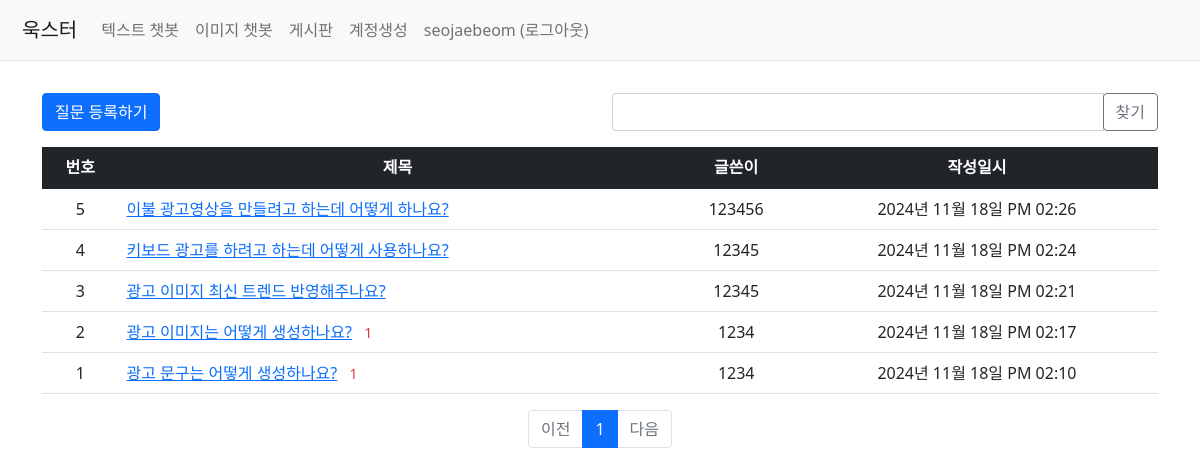
/question/list/ (signed in), run on the app's committed database.
### my_flask_app/models.py (models this page shows)
class User(db.Model, UserMixin):
    id = db.Column(db.Integer, primary_key=True)
    user_id = db.Column(db.String(150), unique=True, nullable=False)
    password = db.Column(db.String(200), nullable=False)
    email = db.Column(db.String(120), unique=True, nullable=False)

class Question(db.Model):
    id = db.Column(db.Integer, primary_key=True)
    subject = db.Column(db.String(200), nullable=False)
    content = db.Column(db.Text(), nullable=False)
    create_date = db.Column(db.DateTime(), nullable=False)
    user_id = db.Column(db.Integer, db.ForeignKey('user.id', ondelete='CASCADE'), nullable=False)
    user = db.relationship('User', backref=db.backref('question_set'))
    modify_date = db.Column(db.DateTime(), nullable=True)
    voter = db.relationship('User', secondary=question_voter, backref=db.backref('question_voter_set'))

### my_flask_app/views/question_views.py (the view, shortened to what this page needs)
@bp.route('/list/')
def _list():
    page = request.args.get('page', type=int, default=1)
    kw = request.args.get('kw', type=str, default='')
    question_list = Question.query.order_by(Question.create_date.desc())
    question_list = question_list.paginate(page=page, per_page=10)
    return render_template('question/question_list.html', question_list=question_list, page=page, kw=kw)

### my_flask_app/filter.py (called while the page is built)
def format_datetime(value, fmt='%Y년 %m월 %d일 %p %I:%M'):
    return value.strftime(fmt)

### my_flask_app/templates/question/question_list.html (shortened to what this page needs)
{% extends 'base.html' %}
{% block content %}
<div class="container my-3">
    <div class="row my-3">
        <div class="col-6">
            <a href="{{ url_for('question.create') }}" class="btn btn-primary">질문 등록하기</a>
        </div>
        <div class="col-6">
            <div class="input-group">
                <input type="text" id="search_kw" class="form-control" value="{{ kw or '' }}">
                <div class="input-group-append">
                    <button class="btn btn-outline-secondary" type="button" id="btn_search">찾기</button>
                </div>
            </div>
        </div>
    </div>
    <table class="table">
        <thead>
        <tr class="text-center table-dark">
            <th>번호</th>
            <th style="width:50%">제목</th>
            <th>글쓴이</th>
            <th>작성일시</th>
        </tr>
        </thead>
        <tbody>
        {% if question_list %}
        {% for question in question_list.items %}
        <tr class="text-center">
            <td>{{ question_list.total - ((question_list.page-1) * question_list.per_page) - loop.index0 }}</td>
            <td class="text-start">
                <a href="{{ url_for('question.detail', question_id=question.id) }}">{{ question.subject }}</a>
                {% if question.answer_set|length > 0 %}
                <span class="text-danger small mx-2">{{ question.answer_set|length }}</span>
                {% endif %}
            </td>
            <td>{{ question.user.user_id }}</td>
            <td>{{ question.create_date|datetime }}</td>
        </tr>
        {% endfor %}
        {% else %}
        <tr>
            <td colspan="3">질문이 없습니다.</td>
        </tr>
        {% endif %}
        </tbody>
    </table>
    <ul class="pagination justify-content-center">
        {% if question_list.has_prev %}
        <li class="page-item">
            <a class="page-link" data-page="{{ question_list.prev_num }}" href="javascript:void(0)">이전</a>
        </li>
        {% else %}
        <li class="page-item disabled">
            <a class="page-link" tabindex="-1" aria-disabled="true" href="javascript:void(0)">이전</a>
        </li>
        {% endif %}
        {% for page_num in question_list.iter_pages() %}
        {% if page_num %}
        {% if page_num != question_list.page %}
        <li class="page-item">
            <a class="page-link" data-page="{{ page_num }}" href="javascript:void(0)">{{ page_num }}</a>
        </li>
        {% else %}
        <li class="page-item active" aria-current="page">
            <a class="page-link" href="javascript:void(0)">{{ page_num }}</a>
        </li>
        {% endif %}
        {% else %}
        <li class="disabled">
            <a class="page-link" href="javascript:void(0)">...</a>
        </li>
        {% endif %}
        {% endfor %}
        {% if question_list.has_next %}
        <li class="page-item">
            <a class="page-link" data-page="{{ question_list.next_num }}" href="javascript:void(0)">다음</a>
        </li>
        {% else %}
        <li class="page-item disabled">
            <a class="page-link" tabindex="-1" aria-disabled="true" href="javascript:void(0)">다음</a>
        </li>
        {% endif %}
    </ul>
</div>
{% endblock %}

### my_flask_app/templates/base.html (shortened to what this page needs)
<!DOCTYPE html>
<html lang="ko">
  <head>
    <link
      rel="stylesheet"
      href="{{ url_for('static', filename='bootstrap.min.css') }}"
    />
    <link
      rel="stylesheet"
      href="{{ url_for('static', filename='style.css') }}"
    />
  </head>
  <body>
    <nav class="navbar navbar-expand-lg navbar-light bg-light border-bottom">
      <div class="container-fluid">
        <a class="navbar-brand" href="{{ url_for('main.index') }}">욱스터</a>
        <div class="collapse navbar-collapse" id="navbarSupportedContent">
          <ul class="navbar-nav me-auto mb-2 mb-lg-0">
            <li class="nav-item">
              <a class="nav-link" href="{{ url_for('chat.chat') }}"
                >텍스트 챗봇</a
              >
            </li>
            <li class="nav-item">
              <a class="nav-link" href="{{ url_for('image.image') }}"
                >이미지 챗봇</a
              >
            </li>
            <li class="nav-item">
              <a class="nav-link" href="{{ url_for('question._list') }}"
                >게시판</a
              >
            </li>
            <li class="nav-item">
              <a class="nav-link" href="{{ url_for('auth.signup') }}"
                >계정생성</a
              >
            </li>
            <li class="nav-item">
              {% if current_user.is_authenticated %}
              <a class="nav-link" href="{{ url_for('auth.logout') }}"
                >{{ current_user.user_id }} (로그아웃)</a
              >
              {% else %}
              <a class="nav-link" href="{{ url_for('auth.login') }}">로그인</a>
              {% endif %}
            </li>
          </ul>
        </div>
      </div>
    </nav>
    {% block content %} {% endblock %}
  </body>
</html>

### my_flask_app/templates/base.html (style rules this page uses)
body, html { margin: 0; padding: 0; height: 100%; width: 100%; display: flex; flex-direction: column; align-items: center; }
.navbar { width: 100%; display: flex; justify-content: flex-end; padding: 10px; background-color: #f0f0f0; }

### data on the page
User: user_id "seojaebeom"
Question: id "5", subject "이불 광고영상을 만들려고 하는데 어떻게 하나요?", user.user_id "123456", create_date "2024년 11월 18일 PM 02:26"
Question: id "4", subject "키보드 광고를 하려고 하는데 어떻게 사용하나요?", user.user_id "12345", create_date "2024년 11월 18일 PM 02:24"
Question: total "3", subject "광고 이미지 최신 트렌드 반영해주나요?", user.user_id "12345", create_date "2024년 11월 18일 PM 02:21"
Question: total "2", subject "광고 이미지는 어떻게 생성하나요?", answer_set|length "1", user.user_id "1234", create_date "2024년 11월 18일 PM 02:17"
Question: id "1", subject "광고 문구는 어떻게 생성하나요?", answer_set|length "1", user.user_id "1234", create_date "2024년 11월 18일 PM 02:10"

### other printed values
{{ page_num }} "1"
